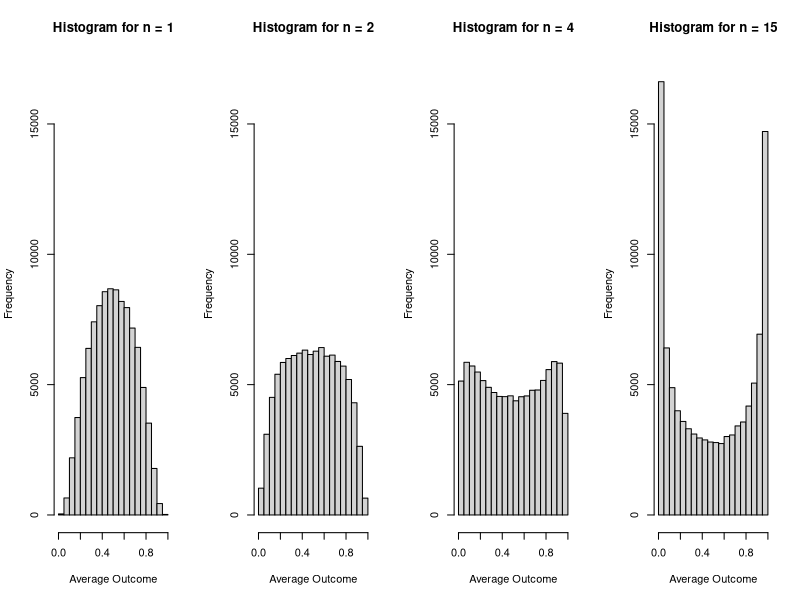

R code for this plot:

logistic_regression <- function(X){
  # get the matrix sizes
  n_pred = ncol(X)
  n_obs = nrow(X)
  
  # simulate beta values
  beta = rnorm(n_pred)
  
  # compute the p parameter of the bernoulli distribution
  p = plogis(X%*%beta) # 1 / (1 + exp(-X%*%beta))
  
  # then the y values
  y = rbinom(n_obs, size = 1, prob = p)
  
  # then take the mean
  ybar = mean(y)
  
  # and return it
  return(ybar)
}


set.seed(1928)
# declare parameters
M = 100000
p = 0.9
m = 100
n_pred = c(1, 2, 4, 15)
K = length(n_pred)
# rename the logistic_regression to match the terminology provided 
f <- logistic_regression
remove(logistic_regression)

# create the set of matrices described earlier: (1)
X <- sapply(n_pred, function(n){
  matrix(data = rbinom(n*m, size = 1, prob = p),
         nrow = m, ncol = n)
})

# then, create Y: k in [1, K], m in [1, M] : (2)
Y = matrix(rep(1:K, each = M), nrow = M, ncol = K, byrow = F)
# finally, populate this matrix: (3)
Ybar = apply(Y,  MARGIN = c(1,2), function(k){ f(X[[k]]) })
head(Ybar)

par(mfrow=c(1, K))

for (k in 1:K) {
  hist(Ybar[, k],  breaks=20, ylim=c(0,17000), 
       main=paste("Histogram for n =", n_pred[k]), xlab="Average Outcome", ylab="Frequency")
}





## animorph into a sideways crocodile
c(plogis(-Inf), plogis(Inf))
## Bayesian version of lasso maybe?
